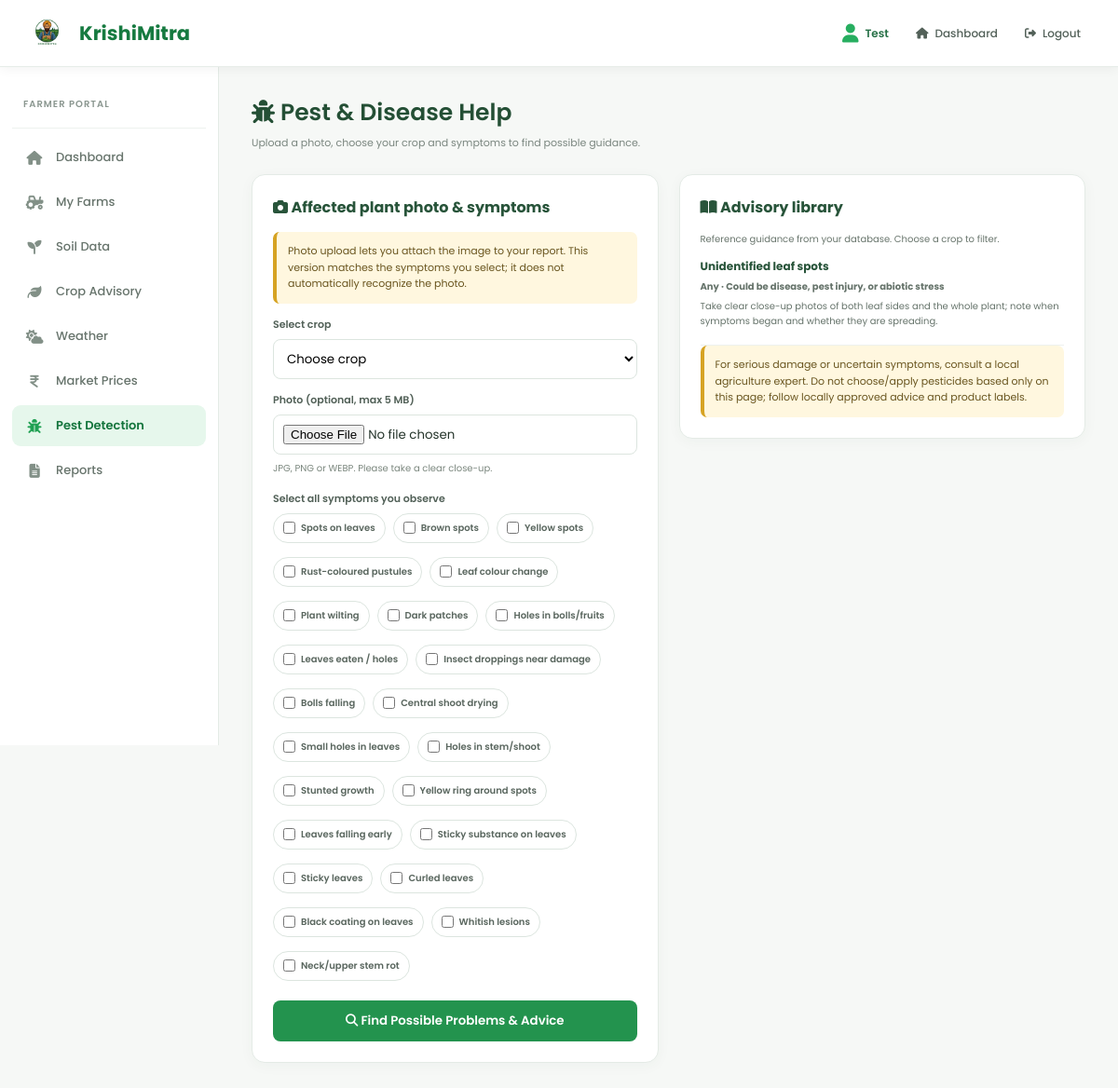
The page /KRISHIMITRA/farmer/disease_detection.php (signed in) on the database its author committed.
### tables this page shows
CREATE TABLE `pest_advisories` (
  `advisory_id` int(11) NOT NULL,
  `crop` varchar(50) NOT NULL,
  `issue_name` varchar(150) NOT NULL,
  `cause` varchar(150) NOT NULL,
  `symptoms` longtext NOT NULL CHECK (json_valid(`symptoms`)),
  `first_steps` text NOT NULL,
  `prevention` text NOT NULL,
  `caution` text NOT NULL,
  `created_at` timestamp NOT NULL DEFAULT current_timestamp()
);

### KRISHIMITRA/farmer/disease_detection.php (the view, shortened to what this page needs)
<?php
require_once '../config/database.php';
function h($v) { return htmlspecialchars((string)$v, ENT_QUOTES, 'UTF-8'); }
function advisoriesFor(PDO $pdo, string $crop): array {
    $sql = "SELECT advisory_id,crop,issue_name,cause,symptoms,first_steps,prevention,caution
            FROM pest_advisories
            WHERE crop = :crop OR crop = 'Any'
            ORDER BY CASE WHEN crop = 'Any' THEN 1 ELSE 0 END, issue_name";
    $stmt = $pdo->prepare($sql);
    $stmt->execute(['crop' => $crop]);
    $rows = $stmt->fetchAll(PDO::FETCH_ASSOC);
    return $rows;
}
$symptoms=[
 'leaf spots'=>'Spots on leaves','brown spots'=>'Brown spots','yellow spots'=>'Yellow spots','rusty pustules'=>'Rust-coloured pustules','leaf discoloration'=>'Leaf colour change','wilting'=>'Plant wilting','dark lesions'=>'Dark patches','holes in bolls'=>'Holes in bolls/fruits','chewed leaves'=>'Leaves eaten / holes','frass'=>'Insect droppings near damage','dropped bolls'=>'Bolls falling','dead heart'=>'Central shoot drying','shot holes'=>'Small holes in leaves','bore holes'=>'Holes in stem/shoot','stunted growth'=>'Stunted growth','yellow halos'=>'Yellow ring around spots','premature defoliation'=>'Leaves falling early','honeydew'=>'Sticky substance on leaves','sticky leaves'=>'Sticky leaves','curled leaves'=>'Curled leaves','black sooty mold'=>'Black coating on leaves','white lesions'=>'Whitish lesions','neck rot'=>'Neck/upper stem rot'
];
$crop=trim($_POST['crop']??''); $chosen=isset($_POST['symptoms'])?(array)$_POST['symptoms']:[];
$chosen=array_values(array_intersect(array_keys($symptoms),$chosen)); $results=[]; $error=''; $submitted=$_SERVER['REQUEST_METHOD']==='POST';
$photoUrl='';
?>
<!DOCTYPE html><html lang="en"><head><meta charset="UTF-8"><meta name="viewport" content="width=device-width, initial-scale=1.0">
<title>Pest Detection - KrishiMitra</title><link rel="stylesheet" href="farmer_common.css"><link rel="stylesheet" href="farmer_dashboard.css">
<link href="https://fonts.googleapis.com/css2?family=Poppins:wght@300;400;600&display=swap" rel="stylesheet"><link rel="stylesheet" href="https://cdnjs.cloudflare.com/ajax/libs/font-awesome/6.5.0/css/all.min.css">
</head><body>
<div class="navbar"><div class="brand"><img src="../pictures/images/logo1.png" alt="KrishiMitra Logo"><h2>KrishiMitra</h2></div><div class="nav-actions"><span class="farmer-user"><i class="fas fa-user"></i><span><?=h($_SESSION['farmer_name']??'Farmer')?></span></span><a href="farmer_dashboard.php"><i class="fas fa-home"></i><span>Dashboard</span></a><a href="../logout.php" class="logout-link"><i class="fas fa-right-from-bracket"></i><span>Logout</span></a></div></div>
<div class="layout"><aside class="sidebar"><div class="sidebar-heading"><span>FARMER PORTAL</span></div><nav>
<a href="farmer_dashboard.php"><i class="fas fa-house"></i><span>Dashboard</span></a><a href="manage_farms.php"><i class="fas fa-tractor"></i><span>My Farms</span></a><a href="soil_data.php"><i class="fas fa-seedling"></i><span>Soil Data</span></a><a href="crop_recommendation.php"><i class="fas fa-leaf"></i><span>Crop Advisory</span></a><a href="weather.php"><i class="fas fa-cloud-sun"></i><span>Weather</span></a><a href="market_prices.php"><i class="fas fa-indian-rupee-sign"></i><span>Market Prices</span></a><a class="active" href="disease_detection.php"><i class="fas fa-bug"></i><span>Pest Detection</span></a><a href="reports.php"><i class="fas fa-file-lines"></i><span>Reports</span></a></nav></aside>
<main class="content"><div class="page-header"><div><h1><i class="fas fa-bug"></i> Pest &amp; Disease Help</h1><p>Upload a photo, choose your crop and symptoms to find possible guidance.</p></div></div>
<div class="pest-layout"><section><div class="detect-card"><h3><i class="fas fa-camera"></i> Affected plant photo &amp; symptoms</h3><div class="notice">Photo upload lets you attach the image to your report. This version matches the symptoms you select; it does not automatically recognize the photo.</div>
<form method="POST" enctype="multipart/form-data"><div class="field"><label for="crop">Select crop</label><select name="crop" id="crop" required><option value="">Choose crop</option></select></div>
<div class="field"><label for="plant_photo">Photo (optional, max 5 MB)</label><input type="file" name="plant_photo" id="plant_photo" accept="image/jpeg,image/png,image/webp"><img id="photoPreview" class="preview" alt="Selected photo preview" style="display:none"><small style="font-size:10px;color:#7b877e">JPG, PNG or WEBP. Please take a clear close-up.</small></div>
<div class="field"><span class="group-label">Select all symptoms you observe</span><div class="check-list"><?php foreach($symptoms as $key=>$label):?><label><input type="checkbox" name="symptoms[]" value="<?=h($key)?>" <?=in_array($key,$chosen,true)?'checked':''?>><?=h($label)?></label><?php endforeach;?></div></div>
<button class="btn-detect" type="submit"><i class="fas fa-search"></i> Find Possible Problems &amp; Advice</button></form></div>
<?php if($submitted&&!$error):?><h3 style="color:#28543a;font-size:15px"><i class="fas fa-clipboard-check"></i> Possible matches &amp; advice</h3><?php if($photoUrl):?><div class="detect-card"><strong>Uploaded photo</strong><br><img class="preview" src="<?=h($photoUrl)?>" alt="Uploaded crop photo"></div><?php endif;?>
<?php if($results):foreach($results as $item):$a=$item['advisory'];?><article class="result-card"><span class="tag"><?=$item['matches']?> selected symptom(s) matched</span><h4><?=h($a['issue_name'])?></h4><p><strong>Possible cause:</strong> <?=h($a['cause'])?></p><p><strong>First steps:</strong> <?=h($a['first_steps'])?></p><p><strong>Prevention:</strong> <?=h($a['prevention'])?></p><div class="notice"><strong>Please note:</strong> <?=h($a['caution'])?> Symptom matching is not a confirmed diagnosis.</div></article><?php endforeach;?>
<?php else:?><div class="detect-card">No advisory matched these symptoms. Try selecting other symptoms or contact a local agricultural officer.</div><?php endif;?><?php endif;?></section>
<aside class="ref-card"><h3><i class="fas fa-book-open"></i> Advisory library</h3><p style="font-size:10px;color:#68756c;line-height:1.6">Reference guidance from your database. Choose a crop to filter.</p><?php $ref=advisoriesFor($pdo,$crop?:'Other');if(!$ref)$ref=advisoriesFor($pdo,'Any');foreach($ref as $d):?><div class="ref-item"><h4><?=h($d['issue_name'])?></h4><p><strong><?=h($d['crop'])?> · <?=h($d['cause'])?></strong></p><p><?=h($d['first_steps'])?></p></div><?php endforeach;?><div class="notice">For serious damage or uncertain symptoms, consult a local agriculture expert. Do not choose/apply pesticides based only on this page; follow locally approved advice and product labels.</div></aside></div></main></div>
</body></html>

### KRISHIMITRA/farmer/farmer_common.css (style rules this page uses)
* { margin: 0; padding: 0; box-sizing: border-box; }
html { scroll-behavior: smooth; }
body { font-family: 'Poppins', sans-serif; background: #f6f8f6; color: #26352b; overflow-x: hidden; }
a { text-decoration: none; color: inherit; }
button, input, select, textarea { font-family: 'Poppins', sans-serif; }
.navbar { position: fixed; top: 0; left: 0; right: 0; height: 72px; background: #ffffff; display: flex; align-items: center; justify-content: space-between; padding: 0 28px; border-bottom: 1px solid #e5ebe7; box-shadow: 0 2px 12px rgba(0, 0, 0, 0.05); z-index: 1000; }
.brand { display: flex; align-items: center; gap: 12px; }
.brand img { width: 45px; height: 52px; object-fit: contain; }
.brand h2 { color: #167a40; font-size: 21px; font-weight: 700; line-height: 1.2; }
.nav-actions { display: flex; align-items: center; gap: 5px; }
.nav-actions a, .farmer-user { display: flex; align-items: center; gap: 7px; padding: 9px 12px; border-radius: 8px; color: #536159; font-size: 12px; font-weight: 500; transition: 0.2s; }
.farmer-user { color: #267046; font-weight: 600; }
.farmer-user i { color: #27ae60; font-size: 20px; }
.layout { padding-top: 72px; }
.sidebar { position: fixed; top: 72px; left: 0; width: 235px; height: calc(100vh - 72px); background: #ffffff; border-right: 1px solid #e4ebe6; padding: 25px 13px; overflow-y: auto; z-index: 900; }
.sidebar-heading { padding: 0 12px 15px; margin-bottom: 9px; border-bottom: 1px solid #edf1ee; }
.sidebar-heading span { color: #8b9790; font-size: 10px; font-weight: 600; letter-spacing: 1px; }
.sidebar nav a { display: flex; align-items: center; gap: 13px; padding: 12px 14px; margin: 4px 0; border-radius: 9px; color: #68756d; font-size: 13px; font-weight: 500; transition: 0.2s; }
.sidebar nav a i { width: 20px; text-align: center; color: #829087; font-size: 15px; }
.sidebar nav a.active { background: #e6f7ec; color: #14753d; font-weight: 600; }
.sidebar nav a.active i { color: #1fa052; }
.content { margin-left: 235px; width: calc(100% - 235px); padding: 30px 35px 50px; }
.page-header { display: flex; align-items: center; justify-content: space-between; gap: 20px; margin-bottom: 25px; }
.page-header h1 { color: #244f35; font-size: 25px; font-weight: 600; margin-bottom: 5px; }
.page-header p { color: #7a867f; font-size: 11px; }

### KRISHIMITRA/farmer/farmer_dashboard.css (style rules this page uses)
* { margin: 0; padding: 0; box-sizing: border-box; }
html { scroll-behavior: smooth; }
body { font-family: 'Poppins', sans-serif; background: #f6f8f6; color: #25352b; overflow-x: hidden; }
a { text-decoration: none; color: inherit; }
.navbar { position: fixed; top: 0; left: 0; right: 0; height: 72px; background: #ffffff; display: flex; align-items: center; justify-content: space-between; padding: 0 28px; border-bottom: 1px solid #e6ece8; box-shadow: 0 2px 12px rgba(0, 0, 0, 0.05); z-index: 1000; }
.brand { display: flex; align-items: center; gap: 12px; min-width: 235px; }
.brand img { width: 45px; height: 52px; object-fit: contain; }
.brand h2 { color: #167a40; font-size: 21px; font-weight: 700; line-height: 1.2; }
.nav-actions { display: flex; align-items: center; gap: 5px; }
.nav-actions a, .farmer-user { display: flex; align-items: center; gap: 7px; padding: 9px 12px; border-radius: 8px; font-size: 12px; font-weight: 500; color: #536159; transition: all 0.2s ease; }
.farmer-user { color: #267046; font-weight: 600; }
.farmer-user i { font-size: 20px; color: #27ae60; }
.layout { padding-top: 72px; }
.sidebar { position: fixed; top: 72px; left: 0; width: 235px; height: calc(100vh - 72px); background: #ffffff; border-right: 1px solid #e4ebe6; padding: 25px 13px; overflow-y: auto; z-index: 900; }
.sidebar-heading { padding: 0 12px 15px; margin-bottom: 9px; border-bottom: 1px solid #edf1ee; }
.sidebar-heading span { color: #8b9790; font-size: 10px; font-weight: 600; letter-spacing: 1px; }
.sidebar nav { width: 100%; }
.sidebar nav a { display: flex; align-items: center; width: 100%; gap: 13px; padding: 12px 14px; margin: 4px 0; border-radius: 9px; color: #68756d; font-size: 13px; font-weight: 500; transition: all 0.2s ease; }
.sidebar nav a i { width: 20px; text-align: center; color: #829087; font-size: 15px; }
.sidebar nav a.active { background: #e6f7ec; color: #14753d; font-weight: 600; }
.sidebar nav a.active i { color: #1fa052; }
.content { margin-left: 235px; width: calc(100% - 235px); padding: 30px 35px 50px; }

### rows shown on the page
pest_advisories: issue_name "Unidentified leaf spots", crop "Any", cause "Could be disease, pest injury, or abiotic stress", first_steps "Take clear close-up photos of both leaf sides and the whole plant; note when symptoms began and whether they are spreading."

### other values the page prints
$_SESSION['farmer_name'] "Test"
$label "Spots on leaves"
$label "Brown spots"
$label "Yellow spots"
$label "Rust-coloured pustules"
$label "Leaf colour change"
$label "Plant wilting"
$label "Dark patches"
$label "Holes in bolls/fruits"
$label "Leaves eaten / holes"
$label "Insect droppings near damage"
$label "Bolls falling"
$label "Central shoot drying"
$label "Small holes in leaves"
$label "Holes in stem/shoot"
